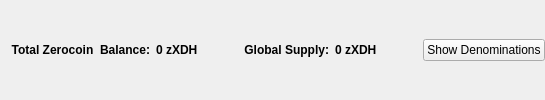
                       <widget class="QFrame" name="balanceSupplyFrame">
                        <layout class="QHBoxLayout" name="horizontalLayout_2" stretch="0,0,0,1,0">
                         <property name="rightMargin">
                          <number>0</number>
                         </property>
                         <item>
                          <layout class="QHBoxLayout" name="horizontalLayout_34">
                           <item>
                            <widget class="QLabel" name="labelzAvailableText_3">
                             <property name="font">
                              <font>
                               <weight>75</weight>
                               <bold>true</bold>
                              </font>
                             </property>
                             <property name="toolTip">
                              <string>Total Balance including unconfirmed and immature zXDH</string>
                             </property>
                             <property name="text">
                              <string>Total Zerocoin  Balance:</string>
                             </property>
                             <property name="alignment">
                              <set>Qt::AlignRight|Qt::AlignTrailing|Qt::AlignVCenter</set>
                             </property>
                            </widget>
                           </item>
                           <item>
                            <widget class="QLabel" name="labelzAvailableAmount_4">
                             <property name="minimumSize">
                              <size>
                               <width>40</width>
                               <height>0</height>
                              </size>
                             </property>
                             <property name="font">
                              <font>
                               <weight>75</weight>
                               <bold>true</bold>
                              </font>
                             </property>
                             <property name="toolTip">
                              <string>Total Balance including unconfirmed and immature zXDH</string>
                             </property>
                             <property name="text">
                              <string>0 zXDH</string>
                             </property>
                             <property name="alignment">
                              <set>Qt::AlignLeading|Qt::AlignLeft|Qt::AlignVCenter</set>
                             </property>
                            </widget>
                           </item>
                          </layout>
                         </item>
                         <item>
                          <spacer name="horizontalSpacer_32">
                           <property name="orientation">
                            <enum>Qt::Horizontal</enum>
                           </property>
                           <property name="sizeHint" stdset="0">
                            <size>
                             <width>40</width>
                             <height>20</height>
                            </size>
                           </property>
                          </spacer>
                         </item>
                         <item>
                          <layout class="QHBoxLayout" name="horizontalLayout_35">
                           <item>
                            <widget class="QLabel" name="labelZsupplyText_2">
                             <property name="font">
                              <font>
                               <weight>75</weight>
                               <bold>true</bold>
                              </font>
                             </property>
                             <property name="text">
                              <string>Global Supply:</string>
                             </property>
                             <property name="alignment">
                              <set>Qt::AlignRight|Qt::AlignTrailing|Qt::AlignVCenter</set>
                             </property>
                            </widget>
                           </item>
                           <item>
                            <widget class="QLabel" name="labelZsupplyAmount_2">
                             <property name="font">
                              <font>
                               <weight>75</weight>
                               <bold>true</bold>
                              </font>
                             </property>
                             <property name="text">
                              <string>0 zXDH</string>
                             </property>
                            </widget>
                           </item>
                          </layout>
                         </item>
                         <item>
                          <spacer name="horizontalSpacer_31">
                           <property name="orientation">
                            <enum>Qt::Horizontal</enum>
                           </property>
                           <property name="sizeHint" stdset="0">
                            <size>
                             <width>40</width>
                             <height>20</height>
                            </size>
                           </property>
                          </spacer>
                         </item>
                         <item>
                          <widget class="QPushButton" name="pushButtonShowDenoms">
                           <property name="toolTip">
                            <string>Show zXDH denominations list</string>
                           </property>
                           <property name="text">
                            <string>Show Denominations</string>
                           </property>
                          </widget>
                         </item>
                        </layout>
                       </widget>
